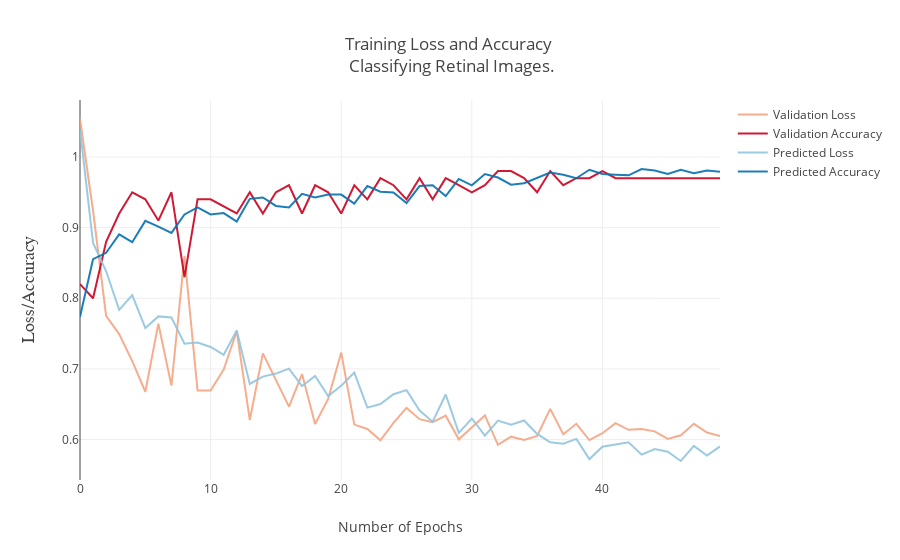

Notebook code cell kept with this figure:
### Code cell
N = epochs_num #Number of epochs in training

val_loss = go.Scatter(x=np.arange(0, N),y=H.history['val_loss'],
                name = "Validation Loss",line = dict(color = '#f4a582'),opacity = 0.9)

val_acc = go.Scatter(x=np.arange(0, N),y=H.history['val_acc'],
                name = "Validation Accuracy",line = dict(color = '#ca0020'),opacity = 0.9)

loss = go.Scatter(x=np.arange(0, N),y=H.history['loss'],
                name = "Predicted Loss",line = dict(color = '#92c5de'),opacity = 0.9)

acc = go.Scatter(x=np.arange(0, N),y=H.history['acc'],name = "Predicted Accuracy",
                line = dict(color = '#0571b0'),opacity = 0.9)

data = [val_loss,val_acc,loss,acc]


layout = go.Layout(title='Training Loss and Accuracy <br> Classifying Retinal Images.',
                yaxis=dict(title='Loss/Accuracy</b>',ticks='',showticklabels=True,showgrid=True,
                titlefont=dict(family='Arial, sans-serif',size=18))
                ,xaxis=dict(title='Number of Epochs',ticks='',tickangle=0))

fig = dict(data=data, layout=layout)
py.iplot(fig, filename = "Training Loss and Accuracy on Dataset")

### Figure 1 — Plotly figure (JSON) as saved in the notebook; plotly's stock layout.template omitted (floating-point values rounded to 4 significant figures)
{"data": [{"line": {"color": "#f4a582"}, "name": "Validation Loss", "opacity": 0.9, "type": "scatter", "uid": "cbd80f1e-3fcc-48c1-9f79-37562ce0b46b", "x": [0, 1, 2, 3, 4, 5, 6, 7, 8, 9, 10, 11, 12, 13, 14, 15, 16, 17, 18, 19, 20, 21, 22, 23, 24, 25, 26, 27, 28, 29, 30, 31, 32, 33, 34, 35, 36, 37, 38, 39, 40, 41, 42, 43, 44, 45, 46, 47, 48, 49], "y": [1.054, 0.9239, 0.775, 0.7494, 0.711, 0.6677, 0.7641, 0.6764, 0.86, 0.6695, 0.6694, 0.6991, 0.7534, 0.6277, 0.722, 0.685, 0.6467, 0.6927, 0.6222, 0.6576, 0.7232, 0.6212, 0.6151, 0.599, 0.6236, 0.6448, 0.629, 0.6247, 0.6339, 0.6004, 0.6177, 0.6343, 0.5926, 0.6042, 0.5995, 0.6052, 0.6435, 0.6076, 0.6223, 0.5993, 0.6091, 0.6233, 0.6139, 0.6151, 0.6116, 0.6011, 0.6061, 0.6223, 0.6101, 0.605]}, {"line": {"color": "#ca0020"}, "name": "Validation Accuracy", "opacity": 0.9, "type": "scatter", "uid": "3dd26154-2f3a-430b-bd35-4ce4743de186", "x": [0, 1, 2, 3, 4, 5, 6, 7, 8, 9, 10, 11, 12, 13, 14, 15, 16, 17, 18, 19, 20, 21, 22, 23, 24, 25, 26, 27, 28, 29, 30, 31, 32, 33, 34, 35, 36, 37, 38, 39, 40, 41, 42, 43, 44, 45, 46, 47, 48, 49], "y": [0.82, 0.8, 0.88, 0.92, 0.95, 0.94, 0.91, 0.95, 0.83, 0.94, 0.94, 0.93, 0.92, 0.95, 0.92, 0.95, 0.96, 0.92, 0.96, 0.95, 0.92, 0.96, 0.94, 0.97, 0.96, 0.94, 0.97, 0.94, 0.97, 0.96, 0.95, 0.96, 0.98, 0.98, 0.97, 0.95, 0.98, 0.96, 0.97, 0.97, 0.98, 0.97, 0.97, 0.97, 0.97, 0.97, 0.97, 0.97, 0.97, 0.97]}, {"line": {"color": "#92c5de"}, "name": "Predicted Loss", "opacity": 0.9, "type": "scatter", "uid": "0a5ce14e-685a-432a-a2a4-74e8a1997e3f", "x": [0, 1, 2, 3, 4, 5, 6, 7, 8, 9, 10, 11, 12, 13, 14, 15, 16, 17, 18, 19, 20, 21, 22, 23, 24, 25, 26, 27, 28, 29, 30, 31, 32, 33, 34, 35, 36, 37, 38, 39, 40, 41, 42, 43, 44, 45, 46, 47, 48, 49], "y": [1.039, 0.8784, 0.8382, 0.7836, 0.8045, 0.758, 0.7744, 0.7728, 0.7357, 0.7373, 0.7312, 0.7201, 0.7544, 0.6789, 0.6891, 0.6934, 0.7005, 0.6759, 0.6901, 0.6615, 0.6762, 0.6948, 0.6452, 0.6504, 0.6642, 0.67, 0.6412, 0.6254, 0.6639, 0.6095, 0.6299, 0.6057, 0.627, 0.621, 0.6271, 0.6081, 0.5962, 0.5942, 0.6011, 0.5724, 0.59, 0.5931, 0.5963, 0.5787, 0.5866, 0.5828, 0.5697, 0.591, 0.5775, 0.5904]}, {"line": {"color": "#0571b0"}, "name": "Predicted Accuracy", "opacity": 0.9, "type": "scatter", "uid": "5ab0ce79-1079-443f-8877-bef6ff6edf0c", "x": [0, 1, 2, 3, 4, 5, 6, 7, 8, 9, 10, 11, 12, 13, 14, 15, 16, 17, 18, 19, 20, 21, 22, 23, 24, 25, 26, 27, 28, 29, 30, 31, 32, 33, 34, 35, 36, 37, 38, 39, 40, 41, 42, 43, 44, 45, 46, 47, 48, 49], "y": [0.774, 0.8553, 0.8643, 0.8905, 0.8794, 0.9095, 0.9015, 0.8925, 0.9186, 0.9286, 0.9186, 0.9206, 0.9085, 0.9407, 0.9427, 0.9307, 0.9286, 0.9477, 0.9427, 0.9467, 0.9467, 0.934, 0.9588, 0.9508, 0.9497, 0.9347, 0.9588, 0.9598, 0.9447, 0.9688, 0.9598, 0.9759, 0.9709, 0.9608, 0.9628, 0.9698, 0.9779, 0.9749, 0.9698, 0.9819, 0.9759, 0.9749, 0.974, 0.9829, 0.9809, 0.9759, 0.9819, 0.9769, 0.9809, 0.9789]}], "layout": {"title": {"text": "Training Loss and Accuracy <br> Classifying Retinal Images."}, "xaxis": {"tickangle": 0, "ticks": "", "title": {"text": "Number of Epochs"}}, "yaxis": {"showgrid": true, "showticklabels": true, "ticks": "", "title": {"font": {"family": "Arial, sans-serif", "size": 18}, "text": "Loss/Accuracy</b>"}}}}
